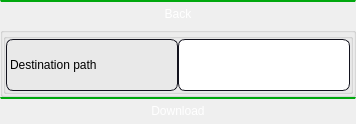
                 <widget class="QWidget" name="downoad_resource_page">
                  <property name="styleSheet">
                   <string notr="true">QPushButton {
	color: white;
	border-top: 2px solid;
	border-top-color: rgb(0, 168, 14);
	padding: 5px;
}

QPushButton::hover {
	background: rgb(25, 26, 37);
}

QLabel {
    min-width: 170px;
    min-height: 50px;
    max-width: 170px;
    max-height: 80px;

	qproperty-alignment: AlignCenter;

	border: 1px solid;
	border-radius: 7px;
	border-color: rgb(18, 18, 29);

}

QLineEdit {
    min-width: 170px;
    min-height: 50px;
    max-width: 170px;
    max-height: 80px;
	qproperty-alignment: AlignCenter;

	border: 1px solid;
	border-radius: 7px;
	border-color: rgb(18, 18, 29);
}</string>
                  </property>
                  <layout class="QVBoxLayout" name="verticalLayout_12">
                   <property name="spacing">
                    <number>0</number>
                   </property>
                   <property name="leftMargin">
                    <number>0</number>
                   </property>
                   <property name="topMargin">
                    <number>0</number>
                   </property>
                   <property name="rightMargin">
                    <number>0</number>
                   </property>
                   <property name="bottomMargin">
                    <number>0</number>
                   </property>
                   <item>
                    <widget class="QPushButton" name="download_resource_page_back">
                     <property name="text">
                      <string>Back</string>
                     </property>
                     <property name="icon">
                      <iconset>
                       <normalon>:/images/back.svg</normalon>
                      </iconset>
                     </property>
                    </widget>
                   </item>
                   <item>
                    <widget class="QGroupBox" name="download_resource_box">
                     <property name="title">
                      <string/>
                     </property>
                     <layout class="QVBoxLayout" name="verticalLayout_15">
                      <property name="spacing">
                       <number>0</number>
                      </property>
                      <property name="leftMargin">
                       <number>0</number>
                      </property>
                      <property name="topMargin">
                       <number>0</number>
                      </property>
                      <property name="rightMargin">
                       <number>0</number>
                      </property>
                      <property name="bottomMargin">
                       <number>0</number>
                      </property>
                      <item>
                       <widget class="QGroupBox" name="download_resource_path">
                        <property name="title">
                         <string/>
                        </property>
                        <property name="alignment">
                         <set>Qt::AlignCenter</set>
                        </property>
                        <property name="flat">
                         <bool>true</bool>
                        </property>
                        <layout class="QHBoxLayout" name="horizontalLayout_32">
                         <property name="spacing">
                          <number>0</number>
                         </property>
                         <property name="leftMargin">
                          <number>0</number>
                         </property>
                         <property name="topMargin">
                          <number>0</number>
                         </property>
                         <property name="rightMargin">
                          <number>0</number>
                         </property>
                         <property name="bottomMargin">
                          <number>0</number>
                         </property>
                         <item>
                          <widget class="QLabel" name="download_resource_path_lable">
                           <property name="sizePolicy">
                            <sizepolicy hsizetype="Expanding" vsizetype="Preferred">
                             <horstretch>0</horstretch>
                             <verstretch>0</verstretch>
                            </sizepolicy>
                           </property>
                           <property name="maximumSize">
                            <size>
                             <width>172</width>
                             <height>82</height>
                            </size>
                           </property>
                           <property name="text">
                            <string>Destination path</string>
                           </property>
                          </widget>
                         </item>
                         <item>
                          <widget class="QLineEdit" name="download_resource_path_value">
                           <property name="sizePolicy">
                            <sizepolicy hsizetype="Expanding" vsizetype="Preferred">
                             <horstretch>0</horstretch>
                             <verstretch>0</verstretch>
                            </sizepolicy>
                           </property>
                           <property name="maximumSize">
                            <size>
                             <width>172</width>
                             <height>82</height>
                            </size>
                           </property>
                          </widget>
                         </item>
                        </layout>
                       </widget>
                      </item>
                     </layout>
                    </widget>
                   </item>
                   <item>
                    <widget class="QPushButton" name="download_resource_page_button">
                     <property name="text">
                      <string>Download</string>
                     </property>
                    </widget>
                   </item>
                  </layout>
                 </widget>
